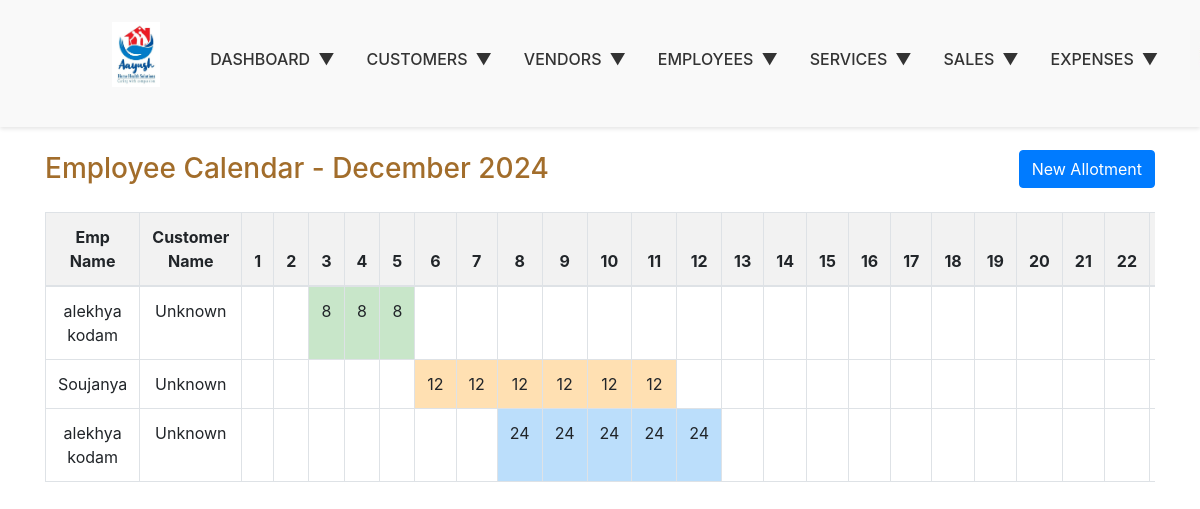
/Employee-allotment/emp_allotment.php, run on the app's committed database.
### tables this page shows
CREATE TABLE `allotment` (
  `id` int(11) NOT NULL,
  `employee_id` int(11) NOT NULL,
  `name` varchar(255) NOT NULL,
  `patient_id` int(11) NOT NULL,
  `patient_name` varchar(255) NOT NULL,
  `service_type` varchar(255) NOT NULL,
  `shift` varchar(50) NOT NULL,
  `status` varchar(50) NOT NULL,
  `no_of_hours` int(11) NOT NULL,
  `created_at` datetime DEFAULT current_timestamp(),
  `updated_at` datetime DEFAULT current_timestamp() ON UPDATE current_timestamp(),
  `day_1` varchar(255) DEFAULT NULL,
  `day_2` varchar(255) DEFAULT NULL,
  `day_3` varchar(255) DEFAULT NULL,
  `day_4` varchar(255) DEFAULT NULL,
  `day_5` varchar(255) DEFAULT NULL,
  `day_6` varchar(255) DEFAULT NULL,
  `day_7` varchar(255) DEFAULT NULL,
  `day_8` varchar(255) DEFAULT NULL,
  `day_9` varchar(255) DEFAULT NULL,
  `day_10` varchar(255) DEFAULT NULL,
  `day_11` varchar(255) DEFAULT NULL,
  `day_12` varchar(255) DEFAULT NULL,
  `day_13` varchar(255) DEFAULT NULL,
  `day_14` varchar(255) DEFAULT NULL,
  `day_15` varchar(255) DEFAULT NULL,
  `day_16` varchar(255) DEFAULT NULL,
  `day_17` varchar(255) DEFAULT NULL,
  `day_18` varchar(255) DEFAULT NULL,
  `day_19` varchar(255) DEFAULT NULL,
  `day_20` varchar(255) DEFAULT NULL,
  `day_21` varchar(255) DEFAULT NULL,
  `day_22` varchar(255) DEFAULT NULL,
  `day_23` varchar(255) DEFAULT NULL,
  `day_24` varchar(255) DEFAULT NULL,
  `day_25` varchar(255) DEFAULT NULL,
  `day_26` varchar(255) DEFAULT NULL,
  `day_27` varchar(255) DEFAULT NULL,
  `day_28` varchar(255) DEFAULT NULL,
  `day_29` varchar(255) DEFAULT NULL,
  `day_30` varchar(255) DEFAULT NULL,
  `day_31` varchar(255) DEFAULT NULL,
  `start_date` date NOT NULL,
  `end_date` date NOT NULL
);

### Employee-allotment/emp_allotment.php (the view, shortened to what this page needs)
<?php
include('../config.php');
$selectedYear = isset($_GET['year']) ? (int)$_GET['year'] : date('Y');
$selectedMonth = isset($_GET['month']) ? (int)$_GET['month'] : date('m');
$daysInMonth = cal_days_in_month(CAL_GREGORIAN, $selectedMonth, $selectedYear);
$employees = [];
$employeeQuery = "SELECT id, name FROM emp_info WHERE status = 'active'";
$result = $conn->query($employeeQuery);
if ($result->num_rows > 0) {
    while ($row = $result->fetch_assoc()) {
        $employees[$row['id']] = $row['name'];
    }
}
$customers = [];
$customerQuery = "SELECT id, patient_name FROM customer_master";
$result = $conn->query($customerQuery);
if ($result->num_rows > 0) {
    while ($row = $result->fetch_assoc()) {
        $customers[$row['id']] = $row['patient_name'];
    }
}
$allotments = [];
$allotmentQuery = "
    SELECT employee_id, patient_name, no_of_hours, day_1, day_2, day_3, day_4, day_5, day_6, day_7,
           day_8, day_9, day_10, day_11, day_12, day_13, day_14, day_15, day_16, day_17,
           day_18, day_19, day_20, day_21, day_22, day_23, day_24, day_25, day_26,
           day_27, day_28, day_29, day_30, day_31
    FROM allotment";
$result = $conn->query($allotmentQuery);
if ($result && $result->num_rows > 0) {
    while ($row = $result->fetch_assoc()) {
        $allotments[] = $row;
    }
}
?>
<!DOCTYPE html>
<html lang="en">
<head>
    <link href="https://stackpath.bootstrapcdn.com/bootstrap/4.5.2/css/bootstrap.min.css" rel="stylesheet">
    <link rel="stylesheet" href="../style.css">
</head>
<body>
<?php include('../navbar.php'); ?>
<div class="container mt-7">
    <div class="d-flex justify-content-between align-items-center mb-4">
        <h3 class="text-center mb-0">Employee Calendar - <?= date('F Y', strtotime("$selectedYear-$selectedMonth-01")) ?></h3>
        <a href="allotment_form.php" class="btn btn-primary">New Allotment</a>
    </div>
    <div class="table-responsive">
        <table class="table table-bordered">
            <thead>
                <tr>
                    <th>Emp Name</th>
                    <th>Customer Name</th>
                    <?php
                    for ($day = 1; $day <= $daysInMonth; $day++) {
                        echo "<th>$day</th>";
                    }
                    ?>
                </tr>
            </thead>
            <tbody>
                <?php
foreach ($allotments as $allotment) {
    $employeeName = isset($employees[$allotment['employee_id']]) ? $employees[$allotment['employee_id']] : 'Unknown';
    $customerName = isset($customers[$allotment['patient_name']]) ? $customers[$allotment['patient_name']] : 'Unknown';
    echo "<tr>";
    echo "<td>$employeeName</td>";
    echo "<td>$customerName</td>";
    for ($day = 1; $day <= $daysInMonth; $day++) {
        $columnName = "day_$day";
        $dayValue = isset($allotment[$columnName]) ? $allotment[$columnName] : '';
        $hourClass = '';
        if ($dayValue === 'yes') {
            $dayValue = $allotment['no_of_hours'];
            if ($allotment['no_of_hours'] == 8) {
                $hourClass = 'day-8';
            } elseif ($allotment['no_of_hours'] == 12) {
                $hourClass = 'day-12';
            } elseif ($allotment['no_of_hours'] == 24) {
                $hourClass = 'day-24';
            }
        }
        echo "<td class=\"$hourClass\">$dayValue</td>";
    }
    echo "</tr>";
}
?>
            </tbody>
        </table>
    </div>
</div>
</body>
</html>

### assets/css/style.css (style rules this page uses)
body { font-family: -apple-system, BlinkMacSystemFont, "Segoe UI", Roboto, "Helvetica Neue", Arial, "Noto Sans", sans-serif, "Apple Color Emoji", "Segoe UI Emoji", "Segoe UI Symbol", "Noto Color Emoji"; margin: 0; padding: 0; }
.container { margin-top: 150px; }
h1, h2, h3, h4 { color: #A26D2B; }

### Employee-allotment/emp_allotment.php (style rules this page uses)
table { border-collapse: collapse; width: 100%; text-align: center; }
th, td { border: 1px solid black; padding: 8px; }
th { background-color: #f2f2f2; }
.day-8 { background-color: #c8e6c9; }
.day-12 { background-color: #ffe0b2; }
.day-24 { background-color: #bbdefb; }

### data on the page
allotment: employee "alekhya kodam", patient_name "Unknown", no_of_hours "8"
allotment: employee "Soujanya", patient_name "Unknown", no_of_hours "12"
allotment: employee "alekhya kodam", patient_name "Unknown", no_of_hours "24"

### other printed values
date('F Y', strtotime("$selectedYear-$selectedMonth-01")) "December 2024"
